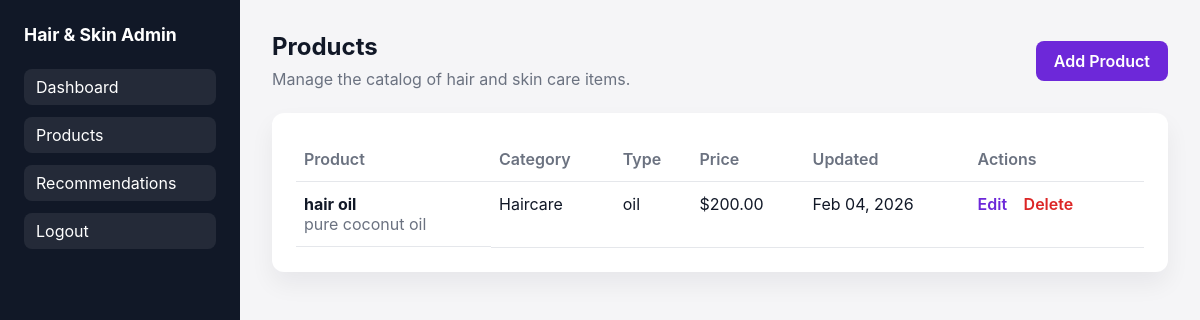
Page /products/ (signed in) on the earlier database version.
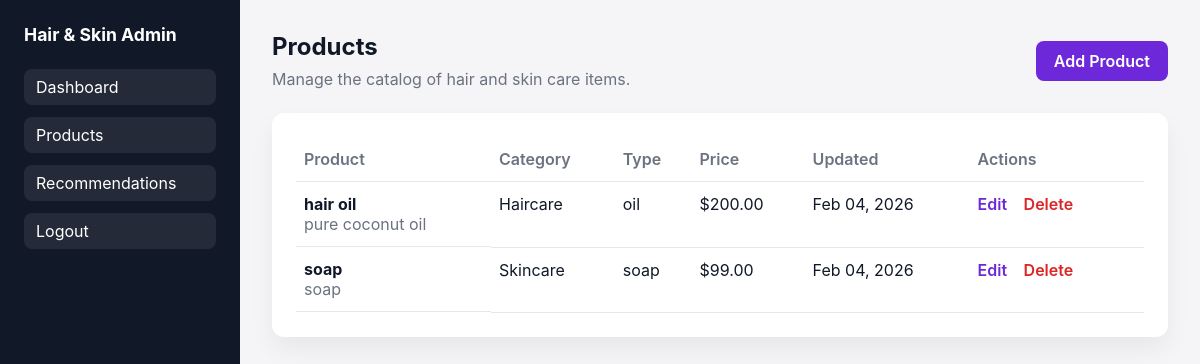
Same page on the later database version.
### catalog/models.py (models this page shows, shortened)
class Product(models.Model):
    CATEGORY_CHOICES = [
        ("skincare", "Skincare"),
        ("haircare", "Haircare"),
    ]
    name = models.CharField(max_length=150)
    category = models.CharField(max_length=30, choices=CATEGORY_CHOICES)
    product_type = models.CharField(max_length=120)
    description = models.TextField()
    ingredients = models.TextField()
    price = models.DecimalField(max_digits=8, decimal_places=2)
    image = models.ImageField(upload_to="products/", blank=True, null=True)
    created_at = models.DateTimeField(auto_now_add=True)
    updated_at = models.DateTimeField(auto_now=True)

### catalog/views.py (the view)
# urls.py: path("products/", views.product_list, name="product_list"),
@login_required
def product_list(request):
    products = Product.objects.order_by("name")
    return render(request, "catalog/product_list.html", {"products": products})

### catalog/templates/catalog/product_list.html (shortened to what this page needs)
{% extends 'base.html' %}
{% block content %}
<section class="page-header">
    <div>
        <h1>Products</h1>
        <p>Manage the catalog of hair and skin care items.</p>
    </div>
    <a class="button" href="{% url 'product_create' %}">Add Product</a>
</section>
<section class="table-card">
    <table>
        <thead>
            <tr>
                <th>Product</th>
                <th>Category</th>
                <th>Type</th>
                <th>Price</th>
                <th>Updated</th>
                <th>Actions</th>
            </tr>
        </thead>
        <tbody>
            {% for product in products %}
            <tr>
                <td class="row-title">
                    <div>
                        <strong>{{ product.name }}</strong>
                        <div class="muted">{{ product.description|truncatechars:70 }}</div>
                    </div>
                </td>
                <td>{{ product.get_category_display }}</td>
                <td>{{ product.product_type }}</td>
                <td>${{ product.price }}</td>
                <td>{{ product.updated_at|date:"M d, Y" }}</td>
                <td class="actions">
                    <a href="{% url 'product_update' product.pk %}">Edit</a>
                    <a class="danger" href="{% url 'product_delete' product.pk %}">Delete</a>
                </td>
            </tr>
            {% empty %}
            <tr>
                <td colspan="6" class="muted">No products yet. Add your first product to get started.</td>
            </tr>
            {% endfor %}
        </tbody>
    </table>
</section>
{% endblock %}

### templates/base.html (shortened to what this page needs)
<!DOCTYPE html>
<html lang="en">
<head>
    <link rel="stylesheet" href="/static/css/styles.css" />
</head>
<body>
    <div class="app">
        {% if user.is_authenticated %}
        <aside class="sidebar">
            <div class="brand">Hair & Skin Admin</div>
            <nav>
                <a href="{% url 'dashboard' %}">Dashboard</a>
                <a href="{% url 'product_list' %}">Products</a>
                <a href="{% url 'recommendation_list' %}">Recommendations</a>
                <a href="{% url 'logout' %}">Logout</a>
            </nav>
        </aside>
        {% endif %}
        <main class="content">
            {% block content %}{% endblock %}
        </main>
    </div>
</body>
</html>

### static/css/styles.css (style rules this page uses)
:root { color-scheme: light; font-family: "Inter", system-ui, sans-serif; --primary: #6d28d9; --primary-dark: #4c1d95; --bg: #f5f5f7; --card: #ffffff; --text: #111827; --muted: #6b7280; --danger: #dc2626; --border: #e5e7eb; }
* { box-sizing: border-box; }
body { margin: 0; background: var(--bg); color: var(--text); }
.app { display: flex; min-height: 100vh; }
.sidebar { width: 240px; background: #111827; color: white; padding: 24px; display: flex; flex-direction: column; gap: 24px; }
.sidebar .brand { font-weight: 700; font-size: 1.1rem; }
.sidebar nav { display: flex; flex-direction: column; gap: 12px; }
.sidebar nav a { color: white; text-decoration: none; padding: 8px 12px; border-radius: 8px; background: rgba(255, 255, 255, 0.08); }
.content { flex: 1; padding: 32px; }
.page-header { display: flex; align-items: center; justify-content: space-between; margin-bottom: 24px; gap: 16px; }
h1, h2, h3 { margin: 0 0 8px 0; }
p { margin: 0; color: var(--muted); }
.card, .table-card { background: var(--card); border-radius: 12px; padding: 24px; box-shadow: 0 12px 24px rgba(17, 24, 39, 0.06); margin-bottom: 24px; }
.button { background: var(--primary); color: white; border: none; padding: 10px 18px; border-radius: 8px; text-decoration: none; display: inline-flex; align-items: center; justify-content: center; font-weight: 600; }
.table-card table { width: 100%; border-collapse: collapse; }
.table-card th, .table-card td { text-align: left; padding: 12px 8px; border-bottom: 1px solid var(--border); vertical-align: top; }
.table-card th { color: var(--muted); font-weight: 600; }
.row-title { display: flex; align-items: center; gap: 12px; }
.actions a { margin-right: 12px; color: var(--primary); text-decoration: none; font-weight: 600; }
.actions a.danger { color: var(--danger); }
.muted { color: var(--muted); }

Differences in the rows shown:
added Product: name "soap", description "soap", category "Skincare", product_type "soap", price "99.00", updated_at "Feb 04, 2026"
